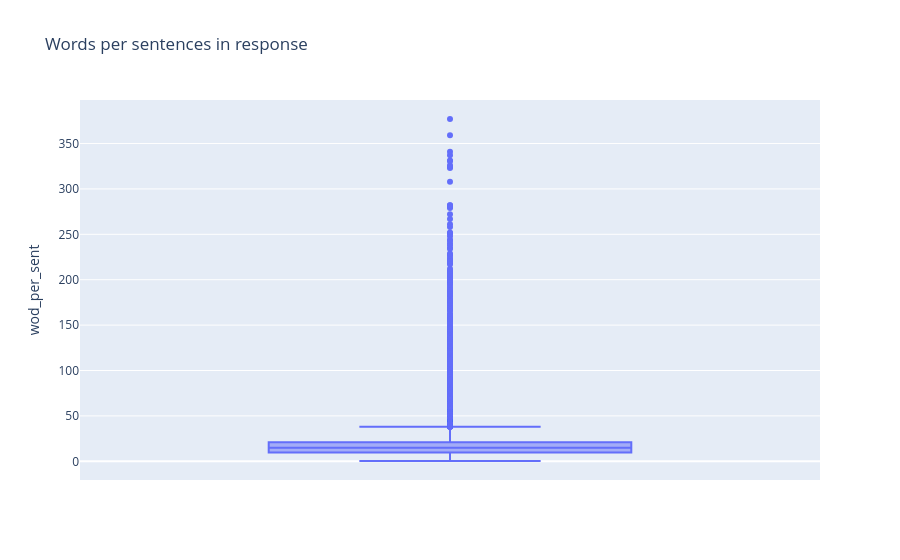

The notebook cell saved with this chart:
### Code cell
px.box(df,y="wod_per_sent",title="Words per sentences in response ")

### Figure 1 — Plotly figure (JSON) as saved in the notebook; plotly's stock layout.template omitted (floating-point values rounded to 4 significant figures; data arrays with more than 128 entries replaced by an {"elided": "..."} marker saying what was removed)
{"data": [{"alignmentgroup": "True", "hovertemplate": "wod_per_sent=%{y}<extra></extra>", "legendgroup": "", "marker": {"color": "#636efa"}, "name": "", "notched": false, "offsetgroup": "", "orientation": "v", "showlegend": false, "type": "box", "x0": " ", "xaxis": "x", "y": {"elided": "52002 float values"}, "y0": " ", "yaxis": "y"}], "layout": {"boxmode": "group", "legend": {"tracegroupgap": 0}, "title": {"text": "Words per sentences in response "}, "xaxis": {"anchor": "y", "domain": [0, 1]}, "yaxis": {"anchor": "x", "domain": [0, 1], "title": {"text": "wod_per_sent"}}}}
